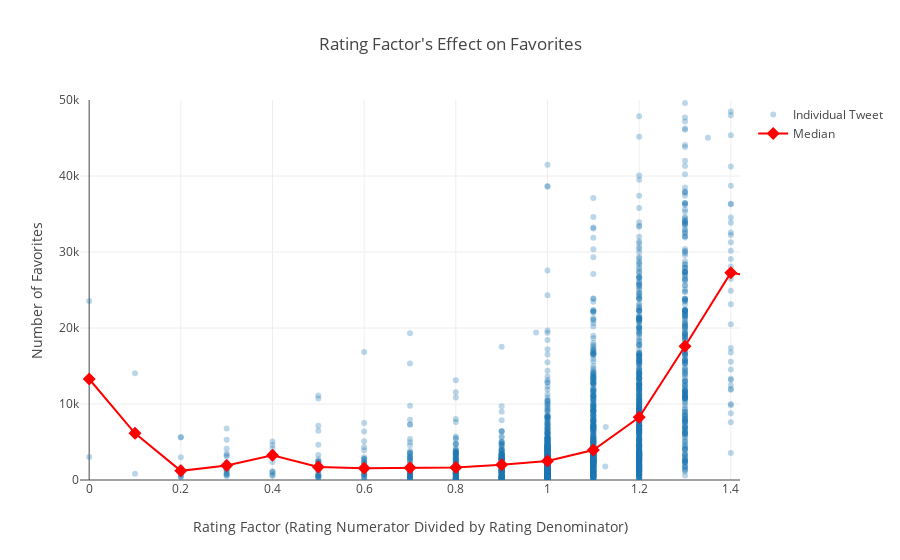

Notebook cell for this chart:
### Code cell
trace1 = go.Scatter(
            x = twitter_archive_master['rating_factor'],
            y = twitter_archive_master['favorite_count'],
            name = 'Individual Tweet',
            mode = 'markers',
            marker = dict(opacity = 0.3))

trace2 = go.Scatter(
            x = favorite_vs_rating['rating_factor'],
            y = favorite_vs_rating['median_favorite_count'],
            name = 'Median',
            mode = 'lines+markers',
            marker=dict(symbol = 'diamond' , size = 10, color = 'red'))

data = [trace1, trace2]

layout = go.Layout(
    title="Rating Factor's Effect on Favorites",
    hovermode = 'closest',
    xaxis = dict(
        title = 'Rating Factor (Rating Numerator Divided by Rating Denominator)',
        range = [-0.02,1.42]),
    yaxis = dict(
        title = 'Number of Favorites',
        range = [0,50000]))

fig = {'data':data,'layout':layout}
iplot(fig)

### Figure 1 — Plotly figure (JSON) as saved in the notebook; plotly's stock layout.template omitted (floating-point values rounded to 4 significant figures; data arrays with more than 128 entries replaced by an {"elided": "..."} marker saying what was removed)
{"data": [{"marker": {"opacity": 0.3}, "mode": "markers", "name": "Individual Tweet", "type": "scatter", "uid": "04183094-24d1-11e9-a9a3-c49ded227fdd", "x": {"elided": "1992 float values"}, "y": {"elided": "1992 int values"}}, {"marker": {"color": "red", "size": 10, "symbol": "diamond"}, "mode": "lines+markers", "name": "Median", "type": "scatter", "uid": "04183095-24d1-11e9-9cb3-c49ded227fdd", "x": [0, 0.1, 0.2, 0.3, 0.4, 0.5, 0.6, 0.7, 0.8, 0.9, 1, 1.1, 1.2, 1.3, 1.4, 3.429, 42, 177.6], "y": [13288, 6140.0, 1204, 1912, 3259, 1715, 1545, 1609, 1629, 2006, 2510.0, 3948, 8250, 17590, 27283, 5683, 24908, 5372]}], "layout": {"hovermode": "closest", "title": "Rating Factor's Effect on Favorites", "xaxis": {"range": [-0.02, 1.42], "title": "Rating Factor (Rating Numerator Divided by Rating Denominator)"}, "yaxis": {"range": [0, 50000], "title": "Number of Favorites"}}}
